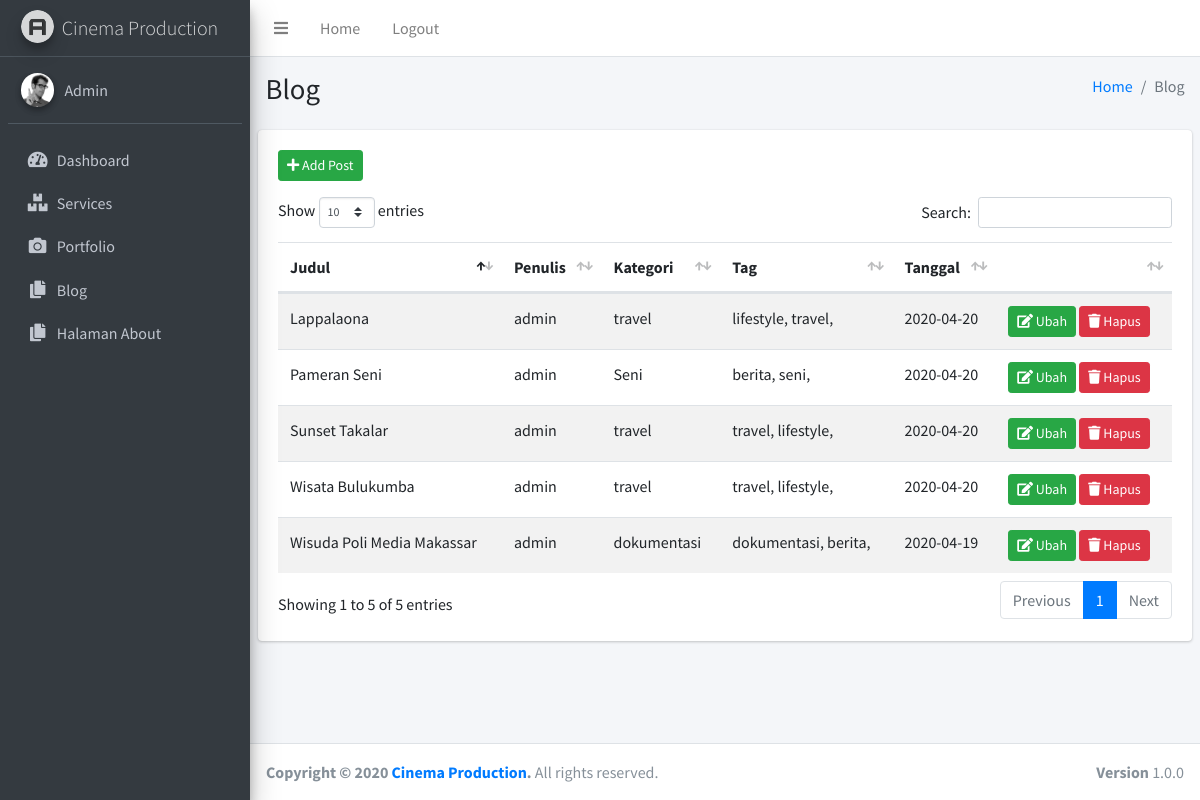
The app's page /admin/index.php?halaman=blog (signed in) with its own data.
### tables this page shows
CREATE TABLE `blog` (
  `id` int(11) NOT NULL,
  `title` varchar(100) NOT NULL,
  `content` text NOT NULL,
  `author` varchar(50) NOT NULL,
  `category` varchar(100) NOT NULL,
  `tag` varchar(255) NOT NULL,
  `date` date NOT NULL,
  `thumbnail` varchar(100) NOT NULL
);

### admin/blog.php (the view)
<section class="content">
  <div class="row">
    <div class="col-12">
      <div class="card">
        <div class="card-body">
          <a class="btn btn-sm btn-success mb-3" href="index.php?halaman=add_blog" role="button"><i class="fa fa-plus"></i> Add Post</a>
          <table id="example1" class="table table-striped">
            <thead>
            <tr>
              <th>Judul</th>
              <th>Penulis</th>
              <th>Kategori</th>
              <th>Tag</th>
              <th>Tanggal</th>
              <th></th>
            </tr>
            </thead>
            <tbody>
            <?php
                $result=$koneksi->query("SELECT * FROM blog ORDER BY date desc");
                while($data = $result->fetch_assoc()){
            ?>
            <tr>
              <td><?php echo $data['title']; ?></td>
              <td><?php echo $data['author']; ?></td>
              <td><?php echo $data['category']; ?></td>
              <td>
                <?php
                  $content = unserialize($data['tag']);
                  foreach ($content as $key => $value) {
                    echo $value . ", ";
                  }
                ?>
              </td>
              <td><?php echo $data['date']; ?></td>
              <td>
                  <a class="btn btn-sm btn-success" href="index.php?halaman=blog_change&id=<?php echo $data['id']; ?>" role="button"><i class="fa fa-edit"></i> Ubah</a>
                  <a class="btn btn-sm btn-danger" href="blog_delete.php?id=<?php echo $data['id']; ?>" role="button" onclick="return confirm('Apakah anda yakin?')"><i class="fa fa-trash"></i> Hapus</a>
              </td>
            </tr>
            <?php } ?>
            </tbody>
          </table>
        </div>
      </div>
    </div>
  </div>
</section>

### records on screen
blog: title "Pameran Seni", author "admin", category "Seni", tag "berita", tag "seni", date "2020-04-20"
blog: title "Wisata Bulukumba", author "admin", category "travel", tag "travel", tag "lifestyle", date "2020-04-20"
blog: title "Lappalaona", author "admin", category "travel", tag "lifestyle", tag "travel", date "2020-04-20"
blog: title "Sunset Takalar", author "admin", category "travel", tag "travel", tag "lifestyle", date "2020-04-20"
blog: title "Wisuda Poli Media Makassar", author "admin", category "dokumentasi", tag "dokumentasi", tag "berita", date "2020-04-19"

### other values on screen
$_SESSION['username'] "Admin"
str_replace('_', ' ', $_GET['halaman']) "Blog"
